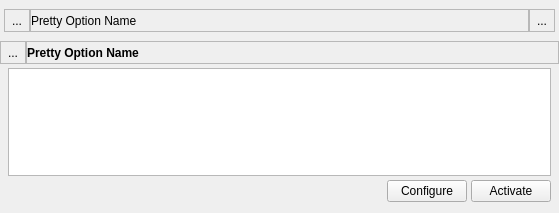
<?xml version="1.0" encoding="UTF-8"?>
<ui version="4.0">
 <class>listItemWidget</class>
 <widget class="QWidget" name="listItemWidget">
  <property name="geometry">
   <rect>
    <x>0</x>
    <y>0</y>
    <width>559</width>
    <height>213</height>
   </rect>
  </property>
  <property name="sizePolicy">
   <sizepolicy hsizetype="Expanding" vsizetype="Minimum">
    <horstretch>0</horstretch>
    <verstretch>0</verstretch>
   </sizepolicy>
  </property>
  <property name="minimumSize">
   <size>
    <width>0</width>
    <height>0</height>
   </size>
  </property>
  <property name="windowTitle">
   <string>Form</string>
  </property>
  <layout class="QVBoxLayout" name="verticalLayout">
   <property name="spacing">
    <number>0</number>
   </property>
   <property name="margin">
    <number>0</number>
   </property>
   <item>
    <widget class="QWidget" name="collapsedWid" native="true">
     <property name="sizePolicy">
      <sizepolicy hsizetype="Preferred" vsizetype="Fixed">
       <horstretch>0</horstretch>
       <verstretch>0</verstretch>
      </sizepolicy>
     </property>
     <layout class="QHBoxLayout" name="horizontalLayout">
      <property name="spacing">
       <number>0</number>
      </property>
      <property name="margin">
       <number>4</number>
      </property>
      <item>
       <widget class="QFrame" name="expandButtonWid">
        <property name="sizePolicy">
         <sizepolicy hsizetype="Fixed" vsizetype="Preferred">
          <horstretch>0</horstretch>
          <verstretch>0</verstretch>
         </sizepolicy>
        </property>
        <property name="frameShape">
         <enum>QFrame::StyledPanel</enum>
        </property>
        <property name="frameShadow">
         <enum>QFrame::Plain</enum>
        </property>
        <layout class="QHBoxLayout" name="horizontalLayout_2">
         <property name="spacing">
          <number>0</number>
         </property>
         <property name="margin">
          <number>0</number>
         </property>
         <item>
          <widget class="QToolButton" name="expandButton">
           <property name="text">
            <string>...</string>
           </property>
           <property name="icon">
            <iconset resource="../icons/temp_icons.qrc">
             <normaloff>:/profile_edit/arrow-right.png</normaloff>:/profile_edit/arrow-right.png</iconset>
           </property>
           <property name="iconSize">
            <size>
             <width>26</width>
             <height>26</height>
            </size>
           </property>
           <property name="autoRaise">
            <bool>true</bool>
           </property>
          </widget>
         </item>
        </layout>
       </widget>
      </item>
      <item>
       <widget class="QFrame" name="prettyWid">
        <property name="frameShape">
         <enum>QFrame::StyledPanel</enum>
        </property>
        <property name="frameShadow">
         <enum>QFrame::Plain</enum>
        </property>
        <layout class="QHBoxLayout" name="horizontalLayout_9">
         <property name="spacing">
          <number>0</number>
         </property>
         <property name="margin">
          <number>0</number>
         </property>
         <item>
          <widget class="QLabel" name="prettyLabel">
           <property name="text">
            <string>Pretty Option Name</string>
           </property>
          </widget>
         </item>
        </layout>
       </widget>
      </item>
      <item>
       <widget class="QFrame" name="activateFrame">
        <property name="sizePolicy">
         <sizepolicy hsizetype="Fixed" vsizetype="Preferred">
          <horstretch>0</horstretch>
          <verstretch>0</verstretch>
         </sizepolicy>
        </property>
        <property name="frameShape">
         <enum>QFrame::StyledPanel</enum>
        </property>
        <property name="frameShadow">
         <enum>QFrame::Plain</enum>
        </property>
        <layout class="QHBoxLayout" name="horizontalLayout_3">
         <property name="spacing">
          <number>0</number>
         </property>
         <property name="margin">
          <number>0</number>
         </property>
         <item>
          <widget class="QToolButton" name="toggleButtonCol">
           <property name="sizePolicy">
            <sizepolicy hsizetype="Preferred" vsizetype="Preferred">
             <horstretch>0</horstretch>
             <verstretch>0</verstretch>
            </sizepolicy>
           </property>
           <property name="text">
            <string>...</string>
           </property>
           <property name="icon">
            <iconset resource="../icons/temp_icons.qrc">
             <normaloff>:/edit_icon/ok.png</normaloff>:/edit_icon/ok.png</iconset>
           </property>
           <property name="iconSize">
            <size>
             <width>22</width>
             <height>22</height>
            </size>
           </property>
           <property name="checkable">
            <bool>true</bool>
           </property>
           <property name="autoRaise">
            <bool>true</bool>
           </property>
          </widget>
         </item>
        </layout>
       </widget>
      </item>
     </layout>
    </widget>
   </item>
   <item>
    <widget class="QWidget" name="expandedWid" native="true">
     <property name="sizePolicy">
      <sizepolicy hsizetype="Preferred" vsizetype="Fixed">
       <horstretch>0</horstretch>
       <verstretch>0</verstretch>
      </sizepolicy>
     </property>
     <property name="minimumSize">
      <size>
       <width>0</width>
       <height>165</height>
      </size>
     </property>
     <property name="maximumSize">
      <size>
       <width>16777215</width>
       <height>165</height>
      </size>
     </property>
     <layout class="QVBoxLayout" name="verticalLayout_2">
      <property name="spacing">
       <number>0</number>
      </property>
      <property name="margin">
       <number>0</number>
      </property>
      <item>
       <widget class="QWidget" name="titleWid" native="true">
        <property name="sizePolicy">
         <sizepolicy hsizetype="Preferred" vsizetype="Fixed">
          <horstretch>0</horstretch>
          <verstretch>0</verstretch>
         </sizepolicy>
        </property>
        <layout class="QHBoxLayout" name="horizontalLayout_7">
         <property name="spacing">
          <number>0</number>
         </property>
         <property name="margin">
          <number>0</number>
         </property>
         <item>
          <widget class="QFrame" name="collapseButtonWid">
           <property name="sizePolicy">
            <sizepolicy hsizetype="Fixed" vsizetype="Preferred">
             <horstretch>0</horstretch>
             <verstretch>0</verstretch>
            </sizepolicy>
           </property>
           <property name="frameShape">
            <enum>QFrame::StyledPanel</enum>
           </property>
           <property name="frameShadow">
            <enum>QFrame::Plain</enum>
           </property>
           <layout class="QHBoxLayout" name="horizontalLayout_10">
            <property name="spacing">
             <number>0</number>
            </property>
            <property name="margin">
             <number>0</number>
            </property>
            <item>
             <widget class="QToolButton" name="collapseButton">
              <property name="text">
               <string>...</string>
              </property>
              <property name="icon">
               <iconset resource="../icons/temp_icons.qrc">
                <normaloff>:/profile_edit/arrow-down.png</normaloff>:/profile_edit/arrow-down.png</iconset>
              </property>
              <property name="iconSize">
               <size>
                <width>26</width>
                <height>26</height>
               </size>
              </property>
              <property name="autoRaise">
               <bool>true</bool>
              </property>
             </widget>
            </item>
           </layout>
          </widget>
         </item>
         <item>
          <widget class="QFrame" name="prettyName">
           <property name="frameShape">
            <enum>QFrame::StyledPanel</enum>
           </property>
           <property name="frameShadow">
            <enum>QFrame::Plain</enum>
           </property>
           <layout class="QHBoxLayout" name="horizontalLayout_5">
            <property name="spacing">
             <number>0</number>
            </property>
            <property name="margin">
             <number>0</number>
            </property>
            <item>
             <widget class="QLabel" name="prettyLabel_2">
              <property name="styleSheet">
               <string notr="true">font-weight: bold;</string>
              </property>
              <property name="text">
               <string>Pretty Option Name</string>
              </property>
             </widget>
            </item>
           </layout>
          </widget>
         </item>
        </layout>
       </widget>
      </item>
      <item>
       <widget class="QWidget" name="description" native="true">
        <layout class="QVBoxLayout" name="verticalLayout_3">
         <property name="spacing">
          <number>4</number>
         </property>
         <property name="leftMargin">
          <number>8</number>
         </property>
         <property name="topMargin">
          <number>4</number>
         </property>
         <property name="rightMargin">
          <number>8</number>
         </property>
         <property name="bottomMargin">
          <number>4</number>
         </property>
         <item>
          <widget class="QTextEdit" name="descriptionText">
           <property name="readOnly">
            <bool>true</bool>
           </property>
           <property name="textInteractionFlags">
            <set>Qt::TextBrowserInteraction</set>
           </property>
          </widget>
         </item>
        </layout>
       </widget>
      </item>
      <item>
       <widget class="QWidget" name="buttonBox" native="true">
        <layout class="QHBoxLayout" name="horizontalLayout_8">
         <property name="spacing">
          <number>4</number>
         </property>
         <property name="leftMargin">
          <number>8</number>
         </property>
         <property name="topMargin">
          <number>0</number>
         </property>
         <property name="rightMargin">
          <number>8</number>
         </property>
         <property name="bottomMargin">
          <number>4</number>
         </property>
         <item>
          <spacer name="horizontalSpacer">
           <property name="orientation">
            <enum>Qt::Horizontal</enum>
           </property>
           <property name="sizeHint" stdset="0">
            <size>
             <width>40</width>
             <height>20</height>
            </size>
           </property>
          </spacer>
         </item>
         <item>
          <widget class="QPushButton" name="configureButton">
           <property name="text">
            <string>Configure</string>
           </property>
           <property name="icon">
            <iconset resource="../icons/temp_icons.qrc">
             <normaloff>:/profile_edit/configure.png</normaloff>:/profile_edit/configure.png</iconset>
           </property>
          </widget>
         </item>
         <item>
          <widget class="QPushButton" name="toggleButtonExp">
           <property name="text">
            <string>Activate</string>
           </property>
           <property name="icon">
            <iconset resource="../icons/temp_icons.qrc">
             <normaloff>:/edit_icon/ok.png</normaloff>:/edit_icon/ok.png</iconset>
           </property>
           <property name="checkable">
            <bool>true</bool>
           </property>
          </widget>
         </item>
        </layout>
       </widget>
      </item>
     </layout>
    </widget>
   </item>
  </layout>
 </widget>
 <resources>
  <include location="../icons/temp_icons.qrc"/>
 </resources>
 <connections>
  <connection>
   <sender>expandButton</sender>
   <signal>clicked()</signal>
   <receiver>listItemWidget</receiver>
   <slot>setExpanded()</slot>
   <hints>
    <hint type="sourcelabel">
     <x>26</x>
     <y>14</y>
    </hint>
    <hint type="destinationlabel">
     <x>60</x>
     <y>-6</y>
    </hint>
   </hints>
  </connection>
  <connection>
   <sender>collapseButton</sender>
   <signal>clicked()</signal>
   <receiver>listItemWidget</receiver>
   <slot>setExpanded()</slot>
   <hints>
    <hint type="sourcelabel">
     <x>11</x>
     <y>54</y>
    </hint>
    <hint type="destinationlabel">
     <x>-6</x>
     <y>88</y>
    </hint>
   </hints>
  </connection>
  <connection>
   <sender>toggleButtonExp</sender>
   <signal>clicked(bool)</signal>
   <receiver>listItemWidget</receiver>
   <slot>setActivated()</slot>
   <hints>
    <hint type="sourcelabel">
     <x>478</x>
     <y>183</y>
    </hint>
    <hint type="destinationlabel">
     <x>566</x>
     <y>147</y>
    </hint>
   </hints>
  </connection>
  <connection>
   <sender>toggleButtonCol</sender>
   <signal>clicked(bool)</signal>
   <receiver>listItemWidget</receiver>
   <slot>setActivated()</slot>
   <hints>
    <hint type="sourcelabel">
     <x>535</x>
     <y>10</y>
    </hint>
    <hint type="destinationlabel">
     <x>515</x>
     <y>-6</y>
    </hint>
   </hints>
  </connection>
 </connections>
 <slots>
  <slot>setExpanded()</slot>
  <slot>setActivated()</slot>
 </slots>
</ui>
